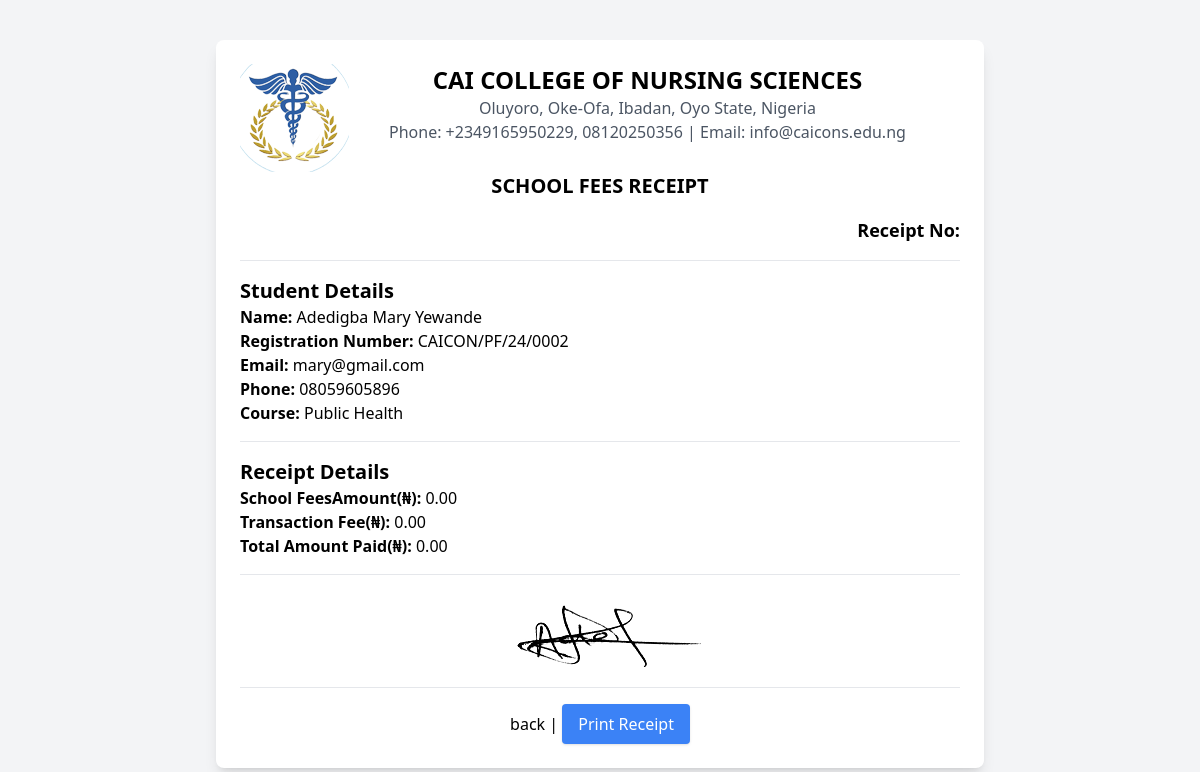
The page /portal/students/p_receipt2.php?rec=0000001&&paid_for=School Fees (signed in) on the database as committed earlier.
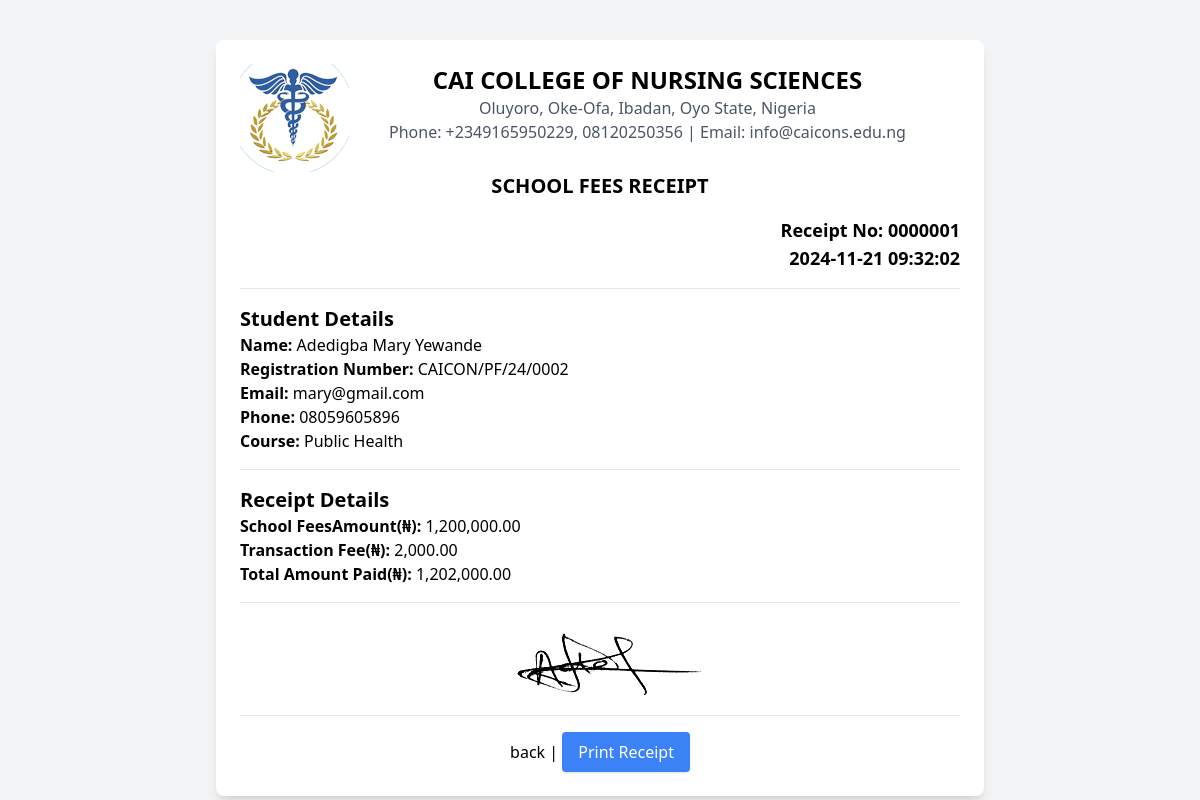
The same page on the database as committed later.
### tables this page shows
CREATE TABLE `contact` (
  `id` int(11) NOT NULL,
  `phone_number` varchar(50) NOT NULL,
  `email_address` varchar(255) NOT NULL,
  `address` text NOT NULL
);

CREATE TABLE `applicants` (
  `applicant_id` int(11) NOT NULL,
  `a_status` varchar(15) NOT NULL,
  `reg_num` varchar(50) NOT NULL,
  `pwd` varchar(255) NOT NULL,
  `p_decr` varchar(255) NOT NULL,
  `w_amt` varchar(20) NOT NULL,
  `surname` varchar(50) DEFAULT NULL,
  `first_name` varchar(50) DEFAULT NULL,
  `middle_name` varchar(50) DEFAULT NULL,
  `email` varchar(100) DEFAULT NULL,
  `phone_number` varchar(15) DEFAULT NULL,
  `nationality` varchar(50) DEFAULT NULL,
  `sch_session` varchar(10) DEFAULT NULL,
  `invoice_number` varchar(50) NOT NULL,
  `course_id` int(10) NOT NULL,
  `p_status` varchar(20) NOT NULL,
  `a_date` timestamp NOT NULL DEFAULT current_timestamp() ON UPDATE current_timestamp(),
  `dob` varchar(20) NOT NULL,
  `sex` varchar(6) NOT NULL,
  `marital_status` varchar(10) NOT NULL,
  `hometown` varchar(100) NOT NULL,
  `a_address` text NOT NULL,
  `state_of_origin` varchar(100) NOT NULL,
  `lga` varchar(50) NOT NULL,
  `contact_address` text NOT NULL
);

CREATE TABLE `courses` (
  `id` int(4) NOT NULL,
  `course` varchar(255) NOT NULL,
  `f_amount` varchar(20) NOT NULL,
  `t_fee` varchar(20) NOT NULL,
  `acceptance_fee` varchar(20) NOT NULL,
  `accp_tran_fee` varchar(20) NOT NULL
);

CREATE TABLE `payment` (
  `id` int(11) NOT NULL,
  `paid_for` varchar(50) NOT NULL,
  `reg_num` varchar(50) NOT NULL,
  `course_id` int(4) NOT NULL,
  `invoice_number` varchar(50) NOT NULL,
  `receipt_number` varchar(20) NOT NULL,
  `f_amount` int(10) NOT NULL,
  `t_fee` int(10) NOT NULL,
  `t_amount` int(10) NOT NULL,
  `sch_session` varchar(20) NOT NULL,
  `p_status` varchar(20) NOT NULL,
  `date_paid` timestamp NULL DEFAULT current_timestamp() ON UPDATE current_timestamp()
);

### portal/students/p_receipt2.php (the view, shortened to what this page needs)
<?php
include("../conx.php");
$username = $_SESSION['username'];
$rec = $_GET['rec'];
$item = $_GET['paid_for'];
$sql3 = "SELECT * FROM payment WHERE receipt_number = '$rec' AND paid_for = '$item' AND reg_num = '$username'";
$result = $conn->query($sql3);
if ($result->num_rows > 0) {
    $pay = $result->fetch_assoc();
}
$sql = "SELECT * FROM applicants WHERE reg_num = '$username'";
$result = $conn->query($sql);
if ($result->num_rows > 0) {
    $data = $result->fetch_assoc();
    $course_id = $data['course_id'];
}
$sql2 = "SELECT * FROM courses where id = '$course_id'";
$result2 = $conn->query($sql2);
if ($result2->num_rows > 0) {
    $row = $result2->fetch_assoc();
    $course = $row['course'];
}
$sql = "SELECT * FROM contact LIMIT 1";
$result = $conn->query($sql);
$contact_data = null;
if ($result->num_rows > 0) {
    $contact_data = $result->fetch_assoc();
}
?>
<!DOCTYPE html>
<html lang="en">
<head>
    <script src="https://cdn.tailwindcss.com"></script>
    <script src="https://cdn.jsdelivr.net/npm/tailwindcss-jit-cdn@tailwindcss/latest/dist/tailwind.min.js"></script>
    <link href="https://cdn.jsdelivr.net/npm/tailwindcss@2.2.19/dist/tailwind.min.css" rel="stylesheet">
</head>
<body class="bg-gray-100">
    <div class="container mx-auto p-6 bg-white rounded-lg shadow-lg mt-10 max-w-3xl">
        <div class="flex flex-row gap-10">
            <div class="flex-item text-center">
                <img src="../../assets/images/about_logo.png" alt="Logo">
            </div>
            <div class="flex-item text-center mb-6">
                <h1 class="text-2xl font-bold">CAI COLLEGE OF NURSING SCIENCES</h1>
                <p class="text-gray-600"><?php echo $contact_data['address']; ?></p>
                <p class="text-gray-600">Phone: <?php echo $contact_data['phone_number']; ?> | Email: <?php echo $contact_data['email_address']; ?></p>
            </div>
        </div>
        <div class="mb-4 text-center">
            <h2 class="text-xl font-bold"><?php echo strtoupper($item); ?> RECEIPT</h2>
        </div>
        <div class="mb-4 text-right border-b pb-4 mb-4">
            <h2 class="text-lg font-bold">Receipt No: <?= $pay['receipt_number']; ?></h2>
            <h5 class="text-lg font-bold"><?= $pay['date_paid']; ?></h5>
        </div>
        <div class="border-b pb-4 mb-4">
            <h3 class="text-xl font-bold">Student Details</h3>
            <p><strong>Name:</strong> <?= $data['surname'] ?> <?= $data['first_name'] ?> <?= $data['middle_name'] ?></p>
            <p><strong>Registration Number:</strong> <?= $data['reg_num'] ?></p>
            <p><strong>Email:</strong> <?= $data['email'] ?></p>
            <p><strong>Phone:</strong> <?= $data['phone_number'] ?></p>
            <p><strong>Course:</strong> <?php echo $course; ?></p>
        </div>
        <div class="border-b pb-4 mb-4">
            <h3 class="text-xl font-bold">Receipt Details</h3>
            <p><strong><?php echo $item; ?>Amount(&#8358;): </strong> <?= number_format($pay['f_amount'], 2) ?></p>
            <p><strong>Transaction Fee(&#8358;): </strong> <?= number_format($pay['t_fee'], 2) ?></p>
            <p><strong>Total Amount Paid(&#8358;):</strong> <?= number_format($pay['f_amount'] + $pay['t_fee'], 2) ?></p>
        </div>
        <div class="flex items-center justify-center border-b pb-4 mb-4">
            <img src="../../assets/images/signature.png">
        </div>
        <div class="text-center">
            <a href="p_rec.php">back</a> |
            <button onclick="window.print()" class="bg-blue-500 text-white px-4 py-2 rounded shadow hover:bg-blue-600">
                Print Receipt
            </button>
        </div>
    </div>
</body>
</html>

Rows that differ between the two databases and show on the page:
added payment: receipt_number "0000001", date_paid "2024-11-21 09:32:02", f_amount "1,200,000.00", t_fee "2,000.00", $pay['f_amount'] + $pay['t_fee'] "1,202,000.00"
Other text that changed with them:
$pay['f_amount']: "0.00" → (not shown)
$pay['t_fee']: "0.00" → (not shown)
$pay['f_amount'] + $pay['t_fee']: "0.00" → (not shown)
